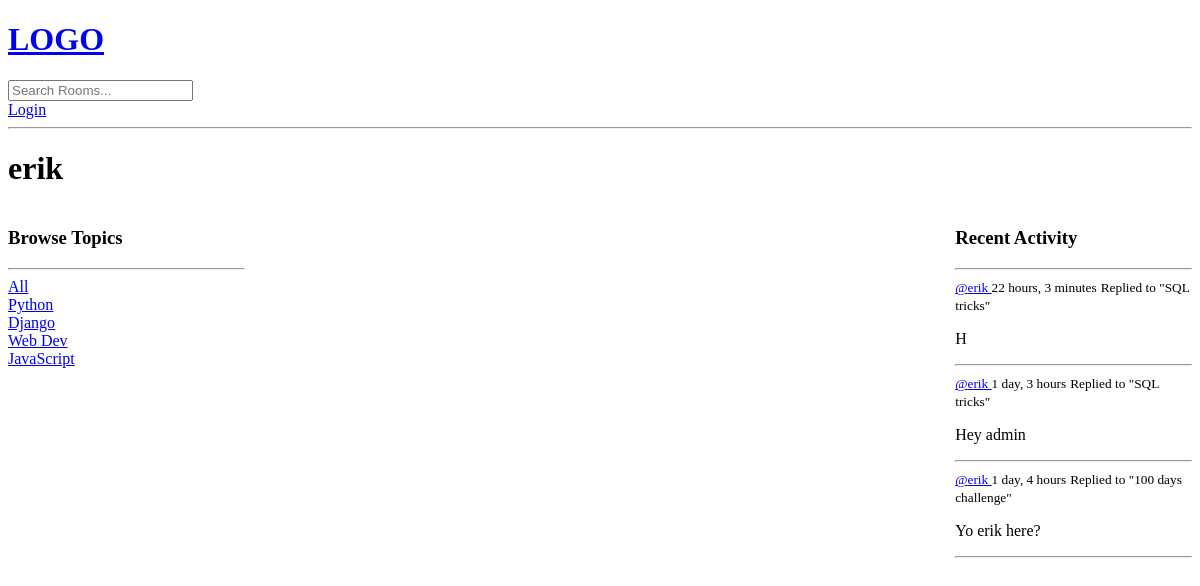
Before: /profile/3/ with the older database file.
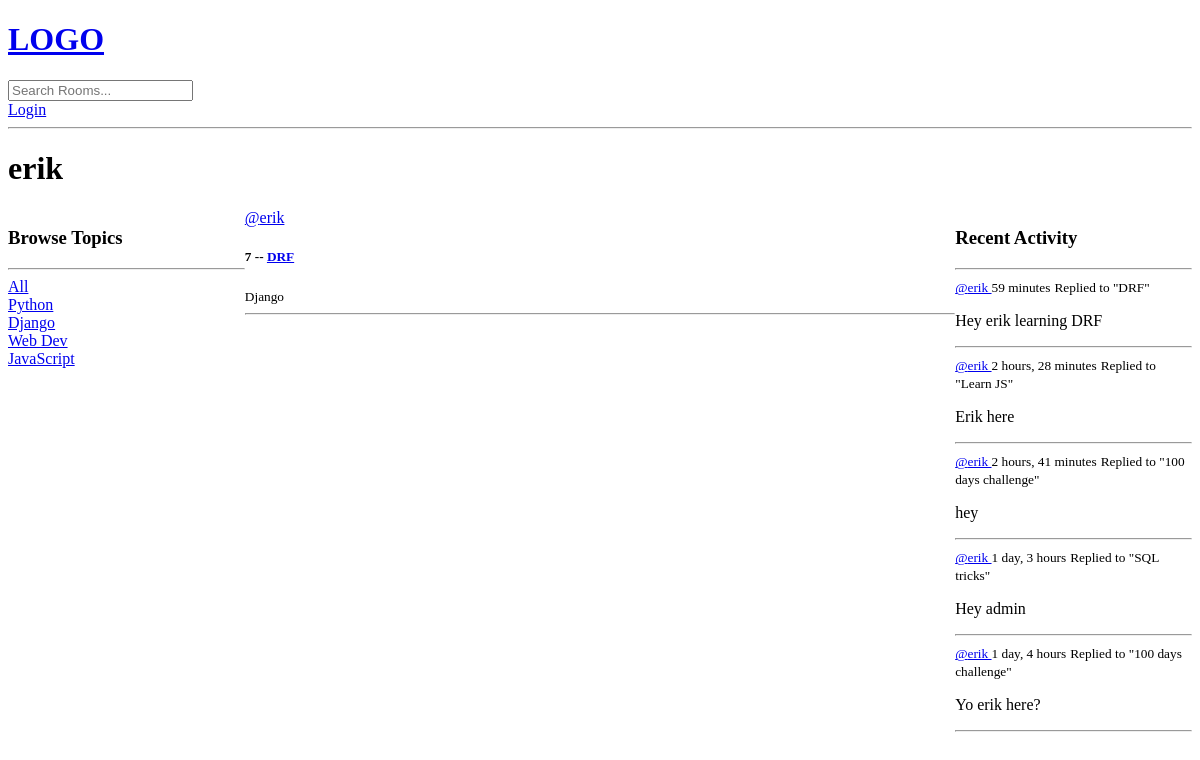
After: the same page with the newer database file.
### base/models.py (models this page shows, shortened)
class Topic(models.Model):
    name = models.CharField(max_length=200)

class Message(models.Model):
    user = models.ForeignKey(User, on_delete=models.CASCADE)
    room = models.ForeignKey(Room, on_delete=models.CASCADE)
    body = models.TextField()
    updated = models.DateTimeField(auto_now=True)
    created = models.DateTimeField(auto_now_add=True)
    class Meta:
        ordering = ['-created', '-updated']
    def __str__(self):
        return self.body[0:50]

class Room(models.Model):
    host = models.ForeignKey(User, on_delete=models.SET_NULL, null=True)
    topic = models.ForeignKey(Topic, on_delete=models.SET_NULL, null=True)
    name = models.CharField(max_length=200)
    description = models.TextField(null=True, blank=True)
    participants = models.ManyToManyField(
        User, related_name="participants_reverse", blank=True)
    updated = models.DateTimeField(auto_now=True)
    created = models.DateTimeField(auto_now_add=True)
    class Meta:
        ordering = ['-updated', '-created']
    def __str__(self):
        return self.name

### base/views.py (the view)
# urls.py: path('profile/<str:pk>/', views.userProfile, name='user-profile'),
def userProfile(request, pk):
    user = User.objects.get(id=pk)
    rooms = user.room_set.all()
    room_messages = user.message_set.all()
    topics = Topic.objects.all()
    context = {'user': user, 'rooms': rooms,
               'room_messages': room_messages, 'topics': topics}
    return render(request, 'base/profile.html', context)

### base/templates/base/profile.html (shortened to what this page needs)
{%extends 'main.html'%} {%block content%}
<h1>{{user.username}}</h1>
<div class="profile-container">
  <div>{%include 'base/topic_component.html'%}</div>
  <div>{%include 'base/feed_component.html'%}</div>
  <div>{%include 'base/activity_component.html'%}</div>
</div>
{%endblock content%}

### templates/main.html (shortened to what this page needs)
<!DOCTYPE html>
<html lang="en">
<head>
</head>
<body>
    {%include 'navbar.html' %}
    {%block content%}
    {%endblock%}
</body>
</html>

### templates/navbar.html
<a href="/">
    <h1>LOGO</h1>
</a>
<form method="GET" action="{%url 'home'%}">
    <input type="text" name="q" placeholder="Search Rooms..." />
</form>
{%if request.user.is_authenticated%}
<p>Hello {{request.user.username}}</p>
<a href="{%url 'logout'%}">Logout</a>
{%else%}
<a href="{%url 'login'%}">Login</a>
{%endif%}
<hr>

### base/templates/base/topic_component.html
<h3>Browse Topics</h3>
<hr />
<div>
  <a href="{%url 'home'%}">All</a>
</div>
{%for topic in topics%}
<div>
  <a href="{%url 'home'%}?q={{topic.name}}">{{topic.name}}</a>
</div>
{%endfor%}

### base/templates/base/feed_component.html (shortened to what this page needs)
<div>
  {% for room in rooms %}
  <div>
    <a href="{%url 'user-profile' room.host.id%}">@{{room.host.username}}</a>
    <h5>
      {{room.id}} -- <a href="{% url 'room' room.id%}"> {{room.name}} </a>
    </h5>
  </div>
  <small>{{room.topic.name}}</small>
  <hr />
  {% endfor %}
</div>

### base/templates/base/activity_component.html (shortened to what this page needs)
<h3>Recent Activity</h3>
<hr />
{%for message in room_messages%}
<div>
  <small
    ><a href="{%url 'user-profile' message.user.id%}">@{{message.user}} </a
    >{{message.created|timesince}}</small
  >
  <small>Replied to "{{message.room}}"</small>
  <p>{{message}}</p>
  <hr />
</div>
{%endfor%}

### base/templates/base/profile.html (style rules this page uses)
.profile-container { display: grid; grid-template-columns: 1fr 3fr 1fr; }

Changed rows visible on the page:
removed Message: user "erik", created "22 hours, 3 minutes", room "SQL tricks", body "H"
added Room: host.username "erik", id "7", name "DRF", topic.name "Django"
added Message: user "erik", created "59 minutes", room "DRF", body "Hey erik learning DRF"
added Message: user "erik", created "2 hours, 28 minutes", room "Learn JS", body "Erik here"
added Message: user "erik", created "2 hours, 41 minutes", room "100 days challenge", body "hey"
